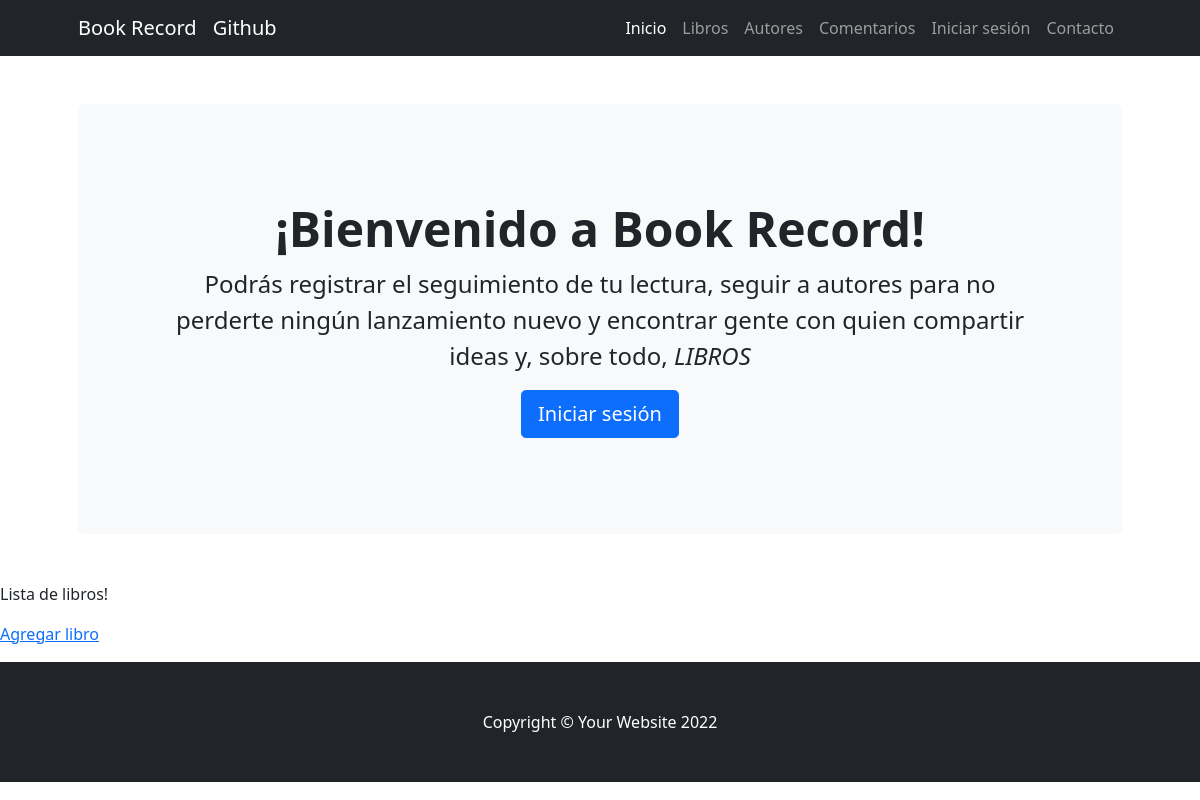
Page /book/list/ on the earlier database version.
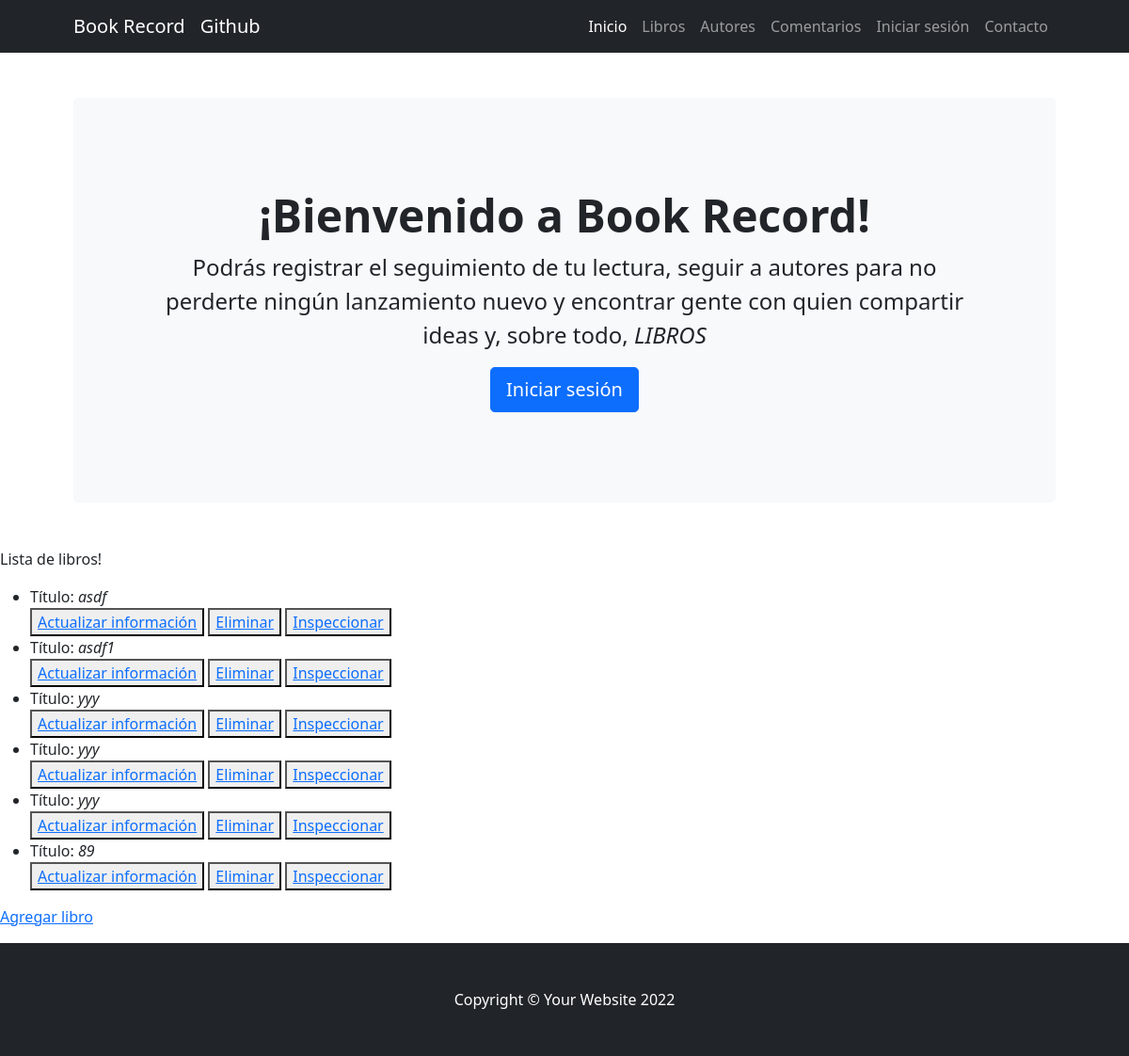
Same page on the later database version.
### BookRecord/models.py (models this page shows, shortened)
class Book(models.Model):
    title = models.CharField(max_length=40)
    description = models.CharField(max_length=400)
    author = models.CharField(max_length=40)
    date = models.DateField(max_length=40)
    pages = models.IntegerField()
    rating = models.IntegerField()
    comments = models.CharField(max_length=40)
    genre = models.CharField(max_length=40)

### BookRecord/views.py (the view)
# urls.py: path('book/list/', views.View_books.as_view(), name='list_books'),
class View_books(ListView):
    model = Book
    template_name = 'BookRecord/book_list.html'

### BookRecord/template/BookRecord/book_list.html
{% extends "BookRecord/template.html" %}
{% load static %}
{% block changing_content  %}
  <p>Lista de libros!</p>
  <ul>
    {% for i in object_list %}
    <li>
      Título: <i>{{i.title}}</i>
      <div>
        <button><a href="{% url 'update_book' i.id %}">Actualizar información</a></button>
        <button><a href="{% url 'delete_book' i.id %}">Eliminar</a></button>
        <button><a href="{% url 'detail_book' i.id %}">Inspeccionar</a></button>
      </div>
    </li>
    {% endfor %}
  </ul>
  <p><a href="{% url 'create_book' %}">Agregar libro</a></p>
{% endblock %}

Differences in the rows shown:
added Book: title "asdf"
added Book: title "asdf1"
added Book: title "yyy"
added Book: title "yyy"
added Book: title "yyy"
added Book: title "89"
